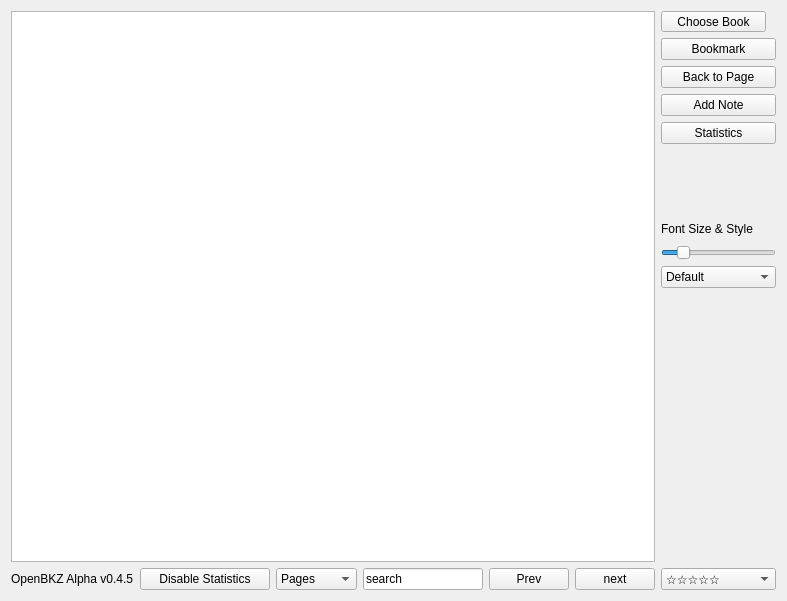
<?xml version="1.0" encoding="UTF-8"?>
<ui version="4.0">
 <class>OpenBKZ</class>
 <widget class="QMainWindow" name="OpenBKZ">
  <property name="geometry">
   <rect>
    <x>0</x>
    <y>0</y>
    <width>787</width>
    <height>601</height>
   </rect>
  </property>
  <property name="maximumSize">
   <size>
    <width>7800</width>
    <height>6100</height>
   </size>
  </property>
  <property name="windowTitle">
   <string>OpenBKZ</string>
  </property>
  <property name="styleSheet">
   <string notr="true"/>
  </property>
  <widget class="QWidget" name="centralWidget">
   <layout class="QGridLayout" name="gridLayout">
    <item row="26" column="5">
     <widget class="QPushButton" name="prevButton">
      <property name="maximumSize">
       <size>
        <width>80</width>
        <height>16777215</height>
       </size>
      </property>
      <property name="text">
       <string>Prev</string>
      </property>
     </widget>
    </item>
    <item row="26" column="6">
     <widget class="QPushButton" name="nextButton">
      <property name="maximumSize">
       <size>
        <width>80</width>
        <height>16777215</height>
       </size>
      </property>
      <property name="text">
       <string>next</string>
      </property>
     </widget>
    </item>
    <item row="0" column="7">
     <widget class="QToolButton" name="toolButton">
      <property name="maximumSize">
       <size>
        <width>105</width>
        <height>16777215</height>
       </size>
      </property>
      <property name="text">
       <string>Choose Book</string>
      </property>
     </widget>
    </item>
    <item row="4" column="7">
     <widget class="QPushButton" name="viewStats">
      <property name="maximumSize">
       <size>
        <width>120</width>
        <height>16777215</height>
       </size>
      </property>
      <property name="text">
       <string>Statistics</string>
      </property>
     </widget>
    </item>
    <item row="0" column="1" rowspan="13" colspan="6">
     <widget class="QGraphicsView" name="graphicsView">
      <property name="minimumSize">
       <size>
        <width>630</width>
        <height>475</height>
       </size>
      </property>
      <property name="maximumSize">
       <size>
        <width>6300</width>
        <height>6300</height>
       </size>
      </property>
      <property name="mouseTracking">
       <bool>true</bool>
      </property>
      <property name="dragMode">
       <enum>QGraphicsView::RubberBandDrag</enum>
      </property>
     </widget>
    </item>
    <item row="1" column="7">
     <widget class="QPushButton" name="saveBookButton">
      <property name="maximumSize">
       <size>
        <width>120</width>
        <height>16777215</height>
       </size>
      </property>
      <property name="text">
       <string>Bookmark</string>
      </property>
     </widget>
    </item>
    <item row="2" column="7">
     <widget class="QPushButton" name="thumbPage">
      <property name="maximumSize">
       <size>
        <width>120</width>
        <height>16777215</height>
       </size>
      </property>
      <property name="text">
       <string>Back to Page</string>
      </property>
     </widget>
    </item>
    <item row="8" column="7">
     <widget class="QComboBox" name="styleBox">
      <property name="maximumSize">
       <size>
        <width>115</width>
        <height>16777215</height>
       </size>
      </property>
      <item>
       <property name="text">
        <string>Default</string>
       </property>
      </item>
      <item>
       <property name="text">
        <string>Helvetica</string>
       </property>
      </item>
      <item>
       <property name="text">
        <string>Arial</string>
       </property>
      </item>
      <item>
       <property name="text">
        <string>Times New Roman</string>
       </property>
      </item>
      <item>
       <property name="text">
        <string>Times</string>
       </property>
      </item>
      <item>
       <property name="text">
        <string>Courier</string>
       </property>
      </item>
      <item>
       <property name="text">
        <string>Arial Black</string>
       </property>
      </item>
      <item>
       <property name="text">
        <string>Arial Narrow</string>
       </property>
      </item>
      <item>
       <property name="text">
        <string>Georgia</string>
       </property>
      </item>
      <item>
       <property name="text">
        <string>Rockwell</string>
       </property>
      </item>
      <item>
       <property name="text">
        <string>Comic Sans MS</string>
       </property>
      </item>
     </widget>
    </item>
    <item row="26" column="2">
     <widget class="QPushButton" name="enable_stats_button">
      <property name="minimumSize">
       <size>
        <width>130</width>
        <height>0</height>
       </size>
      </property>
      <property name="maximumSize">
       <size>
        <width>140</width>
        <height>16777215</height>
       </size>
      </property>
      <property name="text">
       <string>Disable Statistics</string>
      </property>
     </widget>
    </item>
    <item row="3" column="7">
     <widget class="QPushButton" name="pushNoteButton">
      <property name="maximumSize">
       <size>
        <width>120</width>
        <height>16777215</height>
       </size>
      </property>
      <property name="text">
       <string>Add Note</string>
      </property>
     </widget>
    </item>
    <item row="26" column="1">
     <widget class="QLabel" name="label">
      <property name="text">
       <string>OpenBKZ Alpha v0.4.5</string>
      </property>
     </widget>
    </item>
    <item row="26" column="4">
     <widget class="QLineEdit" name="lineEdit_page">
      <property name="enabled">
       <bool>true</bool>
      </property>
      <property name="minimumSize">
       <size>
        <width>80</width>
        <height>0</height>
       </size>
      </property>
      <property name="maximumSize">
       <size>
        <width>120</width>
        <height>16777215</height>
       </size>
      </property>
      <property name="autoFillBackground">
       <bool>false</bool>
      </property>
      <property name="text">
       <string>search</string>
      </property>
      <property name="maxLength">
       <number>20</number>
      </property>
     </widget>
    </item>
    <item row="6" column="7">
     <widget class="QLabel" name="label_2">
      <property name="maximumSize">
       <size>
        <width>16777215</width>
        <height>20</height>
       </size>
      </property>
      <property name="text">
       <string>Font Size &amp; Style</string>
      </property>
     </widget>
    </item>
    <item row="26" column="3">
     <widget class="QComboBox" name="search_type">
      <property name="maximumSize">
       <size>
        <width>100</width>
        <height>16777215</height>
       </size>
      </property>
      <item>
       <property name="text">
        <string>Pages</string>
       </property>
      </item>
      <item>
       <property name="text">
        <string>Chapters</string>
       </property>
      </item>
      <item>
       <property name="text">
        <string>Term</string>
       </property>
      </item>
     </widget>
    </item>
    <item row="7" column="7">
     <widget class="QSlider" name="fontSizeSlider">
      <property name="sizePolicy">
       <sizepolicy hsizetype="Fixed" vsizetype="Fixed">
        <horstretch>0</horstretch>
        <verstretch>0</verstretch>
       </sizepolicy>
      </property>
      <property name="maximumSize">
       <size>
        <width>120</width>
        <height>16777215</height>
       </size>
      </property>
      <property name="minimum">
       <number>4</number>
      </property>
      <property name="maximum">
       <number>64</number>
      </property>
      <property name="sliderPosition">
       <number>13</number>
      </property>
      <property name="orientation">
       <enum>Qt::Horizontal</enum>
      </property>
     </widget>
    </item>
    <item row="26" column="7">
     <widget class="QComboBox" name="user_rating">
      <property name="maximumSize">
       <size>
        <width>120</width>
        <height>16777215</height>
       </size>
      </property>
      <item>
       <property name="text">
        <string>☆☆☆☆☆</string>
       </property>
      </item>
      <item>
       <property name="text">
        <string>★☆☆☆☆</string>
       </property>
      </item>
      <item>
       <property name="text">
        <string>★★☆☆☆</string>
       </property>
      </item>
      <item>
       <property name="text">
        <string>★★★☆☆</string>
       </property>
      </item>
      <item>
       <property name="text">
        <string>★★★★☆</string>
       </property>
      </item>
      <item>
       <property name="text">
        <string>★★★★★</string>
       </property>
      </item>
     </widget>
    </item>
   </layout>
  </widget>
 </widget>
 <layoutdefault spacing="6" margin="11"/>
 <resources/>
 <connections/>
</ui>
